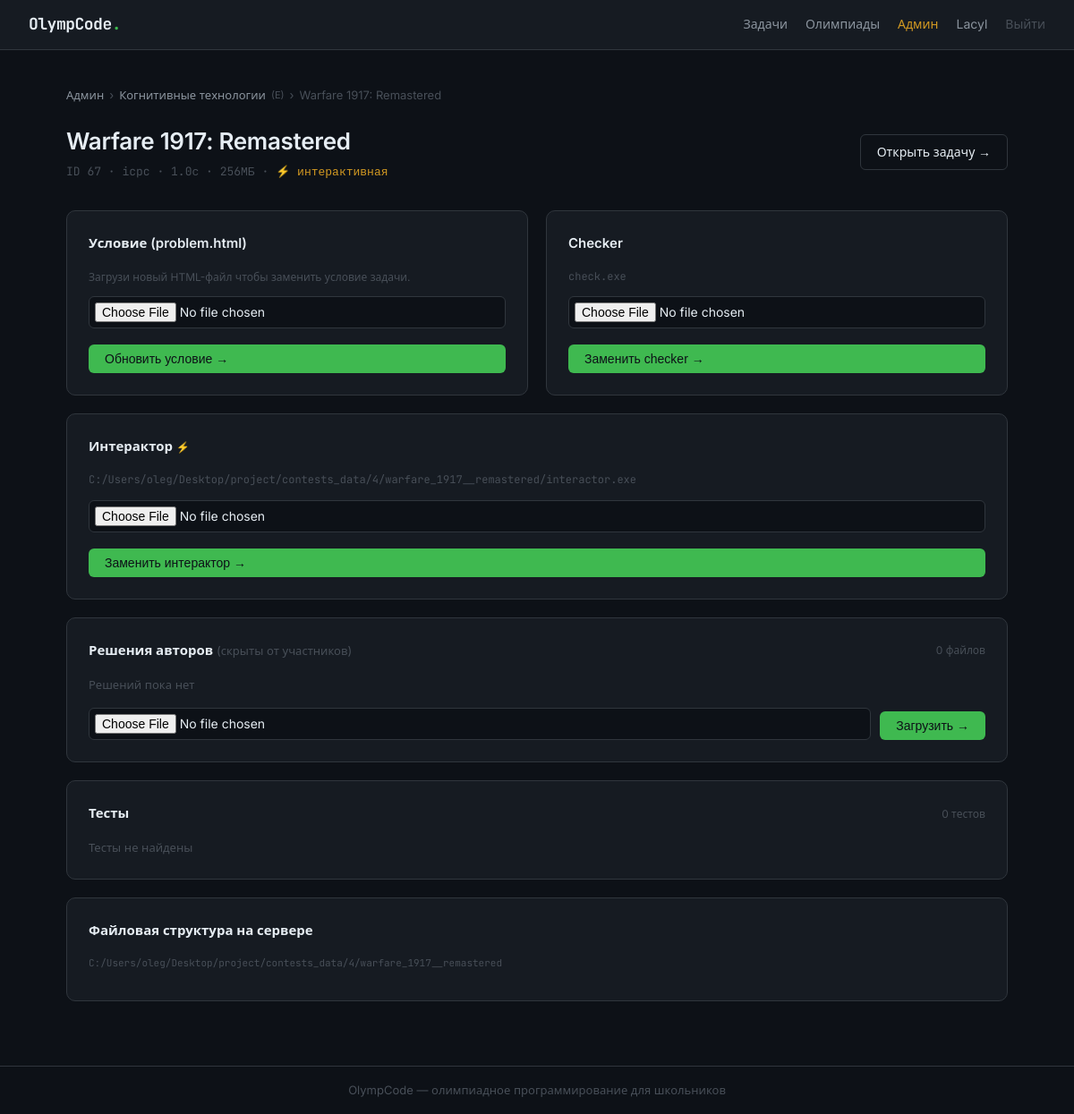
/admin/task/67 (signed in), run on an earlier commit of the app's database.
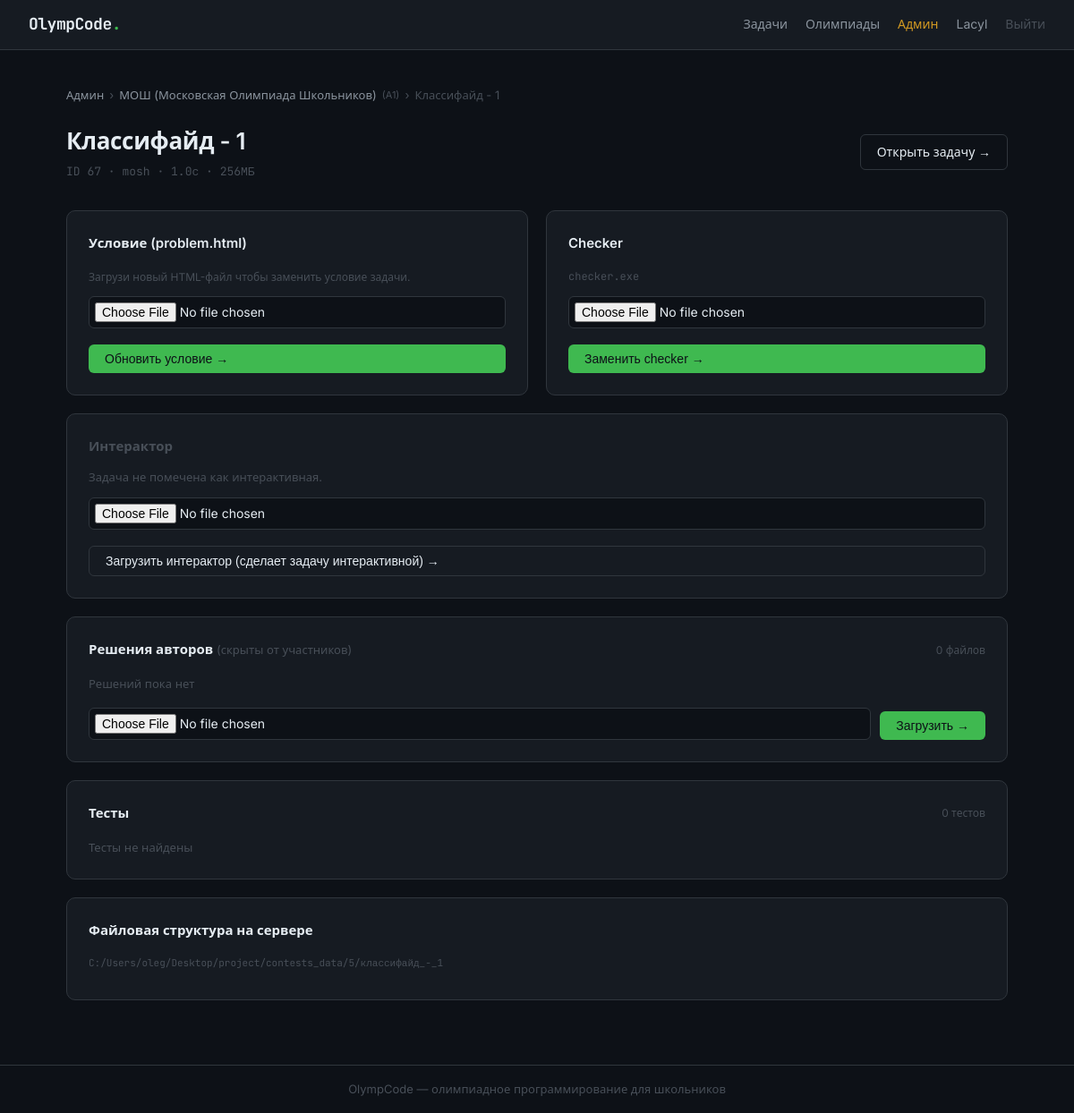
And on a later commit of the database.
### models.py (models this page shows)
class Contest(Base):
    __tablename__ = "contests"
    id:          Mapped[int]        = mapped_column(Integer, primary_key=True)
    title:       Mapped[str]        = mapped_column(String(256))
    year:        Mapped[int | None] = mapped_column(Integer, nullable=True)
    description: Mapped[str | None] = mapped_column(Text, nullable=True)
    format:      Mapped[ContestFormat] = mapped_column(SAEnum(ContestFormat), default=ContestFormat.POLYGON)
    created_at:  Mapped[datetime]   = mapped_column(DateTime, default=datetime.now)
    contest_tasks: Mapped[list["ContestTask"]] = relationship(back_populates="contest")

class ContestTask(Base):
    __tablename__ = "contest_tasks"
    id:         Mapped[int] = mapped_column(Integer, primary_key=True)
    contest_id: Mapped[int] = mapped_column(ForeignKey("contests.id"))
    task_id:    Mapped[int] = mapped_column(ForeignKey("tasks.id"))
    letter:     Mapped[str] = mapped_column(String(8))
    order:      Mapped[int] = mapped_column(Integer, default=1)
    contest: Mapped["Contest"] = relationship(back_populates="contest_tasks")
    task:    Mapped["Task"]    = relationship(back_populates="contest_tasks")

class Task(Base):
    __tablename__ = "tasks"
    id:             Mapped[int]          = mapped_column(Integer, primary_key=True)
    topic_id:       Mapped[int | None]   = mapped_column(ForeignKey("topics.id"), nullable=True)
    order_in_topic: Mapped[int]          = mapped_column(Integer, default=1)
    title:          Mapped[str]          = mapped_column(String(256))
    statement_md:   Mapped[str | None]   = mapped_column(Text, nullable=True)
    statement_html: Mapped[str | None]   = mapped_column(Text, nullable=True)
    time_limit:     Mapped[float]        = mapped_column(Float, default=1.0)
    memory_limit:   Mapped[int]          = mapped_column(Integer, default=256)
    tests_path:     Mapped[str]          = mapped_column(String(512))
    checker_path:   Mapped[str]          = mapped_column(String(512))
    scoring_type:     Mapped[ScoringType]  = mapped_column(SAEnum(ScoringType), default=ScoringType.ICPC)
    max_score:        Mapped[float]        = mapped_column(Float, default=0.0)
    test_scores_json: Mapped[str | None]   = mapped_column(Text, nullable=True)  # JSON список баллов за каждый тест
    is_output_only:   Mapped[bool]         = mapped_column(Boolean, default=False)  # MOSH: участник сдаёт готовый файл-ответ, а не код
    is_interactive:    Mapped[bool]        = mapped_column(Boolean, default=False)  # Polygon: есть interactor, программа общается с ним в реальном времени
    interactor_path:   Mapped[str | None]  = mapped_column(String(512), nullable=True)  # путь к скомпилированному interactor (для отладки, судья пока не запускает)
    topic:         Mapped["Topic | None"]      = relationship(back_populates="tasks")
    submissions:   Mapped[list["Submission"]]  = relationship(back_populates="task")
    subtasks:      Mapped[list["Subtask"]]     = relationship(back_populates="task")
    contest_tasks: Mapped[list["ContestTask"]] = relationship(back_populates="task")

### routers/admin.py (the view)
@router.get("/task/{task_id}")
async def task_edit_page(task_id: int, request: Request, db: Session = Depends(get_db)):
    user = _require_admin(request, db)
    if not user:
        return RedirectResponse("/auth/login", status_code=302)
    task = db.query(Task).filter_by(id=task_id).first()
    if not task:
        return RedirectResponse("/admin/", status_code=302)
    data_dir = _task_data_dir(task)
    tests_dir = Path(task.tests_path) if task.tests_path else None
    tests = []
    if tests_dir and tests_dir.exists():
        in_files = sorted(
            [f for f in tests_dir.iterdir() if f.is_file()
             and not f.name.endswith(('.a', '.ans', '.out'))],
            key=lambda p: int(p.stem) if p.stem.isdigit()
                          else int(p.name) if p.name.isdigit() else 0
        )
        for f in in_files:
            num = int(f.stem) if f.stem.isdigit() else int(f.name) if f.name.isdigit() else 0
            ans = None
            for suf in ('.a', '.ans', '.out'):
                cand = f.parent / (f.name + suf) if not f.suffix else f.with_suffix(suf)
                if cand.exists():
                    ans = cand
                    break
            size = f.stat().st_size
            tests.append({
                "num": num,
                "name": f.name,
                "size": size,
                "has_ans": ans is not None,
                "ans_name": ans.name if ans else None,
            })
    solutions = []
    solutions_dir = data_dir / "solutions" if data_dir else None
    if solutions_dir and solutions_dir.exists():
        solutions = sorted([
            {"name": f.name, "size": f.stat().st_size}
            for f in solutions_dir.iterdir() if f.is_file()
        ], key=lambda x: x["name"])
    file_tree = []
    if data_dir and data_dir.exists():
        for item in sorted(data_dir.rglob("*")):
            rel = item.relative_to(data_dir)
            file_tree.append({
                "path":     str(rel).replace("\\", "/"),
                "basename": item.name,
                "is_dir":   item.is_dir(),
                "size":     item.stat().st_size if item.is_file() else 0,
                "depth":    len(rel.parts) - 1,
            })
    checker_name = Path(task.checker_path).name if task.checker_path else ""
    from models import Contest
    contest_tasks = (
        db.query(ContestTask)
        .filter_by(task_id=task_id)
        .all()
    )
    contests = []
    for ct in contest_tasks:
        contest = db.query(Contest).filter_by(id=ct.contest_id).first()
        if contest:
            contests.append({"ct": ct, "contest": contest})
    return templates.TemplateResponse("admin/task_edit.html", {
        "request":      request,
        "user":         user,
        "task":         task,
        "contests":     contests,
        "tests":        tests,
        "solutions":    solutions,
        "file_tree":    file_tree,
        "data_dir":     str(data_dir) if data_dir else "",
        "checker_name": checker_name,
        "ok":           request.query_params.get("ok"),
        "error":        request.query_params.get("error"),
    })

### templates/admin/task_edit.html (shortened to what the changed rows need)
{% extends "base.html" %}
{% block content %}
<div class="breadcrumb">
  <a href="/admin/">Админ</a>
  <span>›</span>
  {% for item in contests %}
    <a href="/admin/contest/{{ item.contest.id }}">{{ item.contest.title }}</a>
    <span style="color:var(--text-3); font-size:11px">({{ item.ct.letter }})</span>
  {% endfor %}
  {% if contests %}<span>›</span>{% endif %}
  <span>{{ task.title }}</span>
</div>
<div class="page-header" style="display:flex; align-items:center; justify-content:space-between; flex-wrap:wrap; gap:12px">
  <div>
    <h1 style="margin:0">{{ task.title }}</h1>
    <div style="font-size:13px; color:var(--text-3); margin-top:4px; font-family:var(--mono)">
      ID {{ task.id }} · {{ task.scoring_type.value }} · {{ task.time_limit }}с · {{ task.memory_limit }}МБ
      {% if task.is_interactive %} · <span style="color:var(--amber)">⚡ интерактивная</span>{% endif %}
    </div>
  </div>
</div>
<div style="display:grid; grid-template-columns:1fr 1fr; gap:20px">
  <div class="card">
    <h2 style="font-size:15px; font-weight:600; margin-bottom:16px">Условие (problem.html)</h2>
  </div>
  <div class="card">
    <h2 style="font-size:15px; font-weight:600; margin-bottom:16px">Checker</h2>
    {% if task.checker_path %}
      <div style="font-family:var(--mono); font-size:12px; color:var(--text-3); margin-bottom:12px; word-break:break-all">
        {{ checker_name }}
      </div>
    {% else %}
      <div style="font-size:12px; color:var(--red); margin-bottom:12px">Checker не задан</div>
    {% endif %}
    <form method="post" action="/admin/task/{{ task.id }}/upload-checker" enctype="multipart/form-data">
      <div class="form-group">
      </div>
      <button class="btn btn--primary" type="submit" style="width:100%">Заменить checker →</button>
    </form>
  </div>
</div>
{% if task.is_interactive %}
<div class="card" style="margin-top:20px">
  <h2 style="font-size:15px; font-weight:600; margin-bottom:16px">
    Интерактор <span style="color:var(--amber); font-size:12px">⚡</span>
  </h2>
  {% if task.interactor_path %}
    <div style="font-family:var(--mono); font-size:12px; color:var(--text-3); margin-bottom:12px; word-break:break-all">
      {{ task.interactor_path | replace("\\", "/") }}
    </div>
  {% else %}
    <div style="font-size:12px; color:var(--red); margin-bottom:12px">Интерактор не задан</div>
  {% endif %}
  <form method="post" action="/admin/task/{{ task.id }}/upload-interactor" enctype="multipart/form-data">
    <div class="form-group">
      <input class="form-input" type="file" name="file" accept=".exe,.out,.cpp" required style="padding:6px">
    </div>
    <button class="btn btn--primary" type="submit" style="width:100%">Заменить интерактор →</button>
  </form>
</div>
{% else %}
<div class="card" style="margin-top:20px">
  <h2 style="font-size:15px; font-weight:600; margin-bottom:12px; color:var(--text-3)">Интерактор</h2>
  <p style="font-size:13px; color:var(--text-3); margin-bottom:12px">Задача не помечена как интерактивная.</p>
  <form method="post" action="/admin/task/{{ task.id }}/upload-interactor" enctype="multipart/form-data">
    <div class="form-group">
      <input class="form-input" type="file" name="file" accept=".exe,.out,.cpp" required style="padding:6px">
    </div>
    <button class="btn btn--outline" type="submit" style="width:100%">Загрузить интерактор (сделает задачу интерактивной) →</button>
  </form>
</div>
{% endif %}
<div class="card" style="margin-top:20px">
  <div style="display:flex; align-items:center; justify-content:space-between; margin-bottom:16px">
    <h2 style="font-size:15px; font-weight:600; margin:0">
      Решения авторов <span style="color:var(--text-3); font-weight:400; font-size:13px">(скрыты от участников)</span>
    </h2>
  </div>
</div>
<div class="card" style="margin-top:20px">
  <div style="display:flex; align-items:center; justify-content:space-between; margin-bottom:16px">
    <h2 style="font-size:15px; font-weight:600; margin:0">Тесты</h2>
  </div>
</div>
<div class="card" style="margin-top:20px; margin-bottom:32px">
  <h2 style="font-size:15px; font-weight:600; margin-bottom:16px">Файловая структура на сервере</h2>
  <div style="font-family:var(--mono); font-size:11px; color:var(--text-3); margin-bottom:8px; word-break:break-all">
    {{ data_dir }}
  </div>
</div>
{% endblock %}

What changed in the data, as far as the page shows it:
no longer on this page (row edited): Contest: contest "Когнитивные технологии"
added Contest: contest "МОШ (Московская Олимпиада Школьников)"
changed Task id 67: title "Warfare 1917: Remastered" → "Классифайд - 1"; scoring_type.value "icpc" → "mosh"; is_interactive True → False (drawn); interactor_path "C:/Users/oleg/Desktop/project/contests_data/4/warfare_1917__remastered/interactor.exe" → (not shown)
Also different on the page:
{{ checker_name }}: "check.exe" → "checker.exe"
{{ data_dir }}: "C:/Users/oleg/Desktop/project/contests_data/4/warfare_1917__remastered" → "C:/Users/oleg/Desktop/project/contests_data/5/классифайд_-_1"
new list line: "A1"
text no longer shown: "· ⚡ интерактивная ⚡ Заменить интерактор →"
text now shown: "Задача не помечена как интерактивная. Загрузить интерактор (сделает задачу интерактивной) →"
list line gone: "E"
